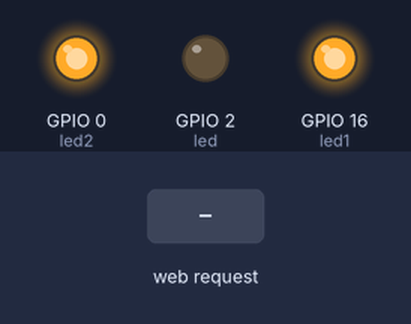
This sketch was run on a simulated ESP8266 (NodeMCU). Parts: output pins drawn as LEDs (lit = HIGH). The test bench sets the inputs (shaded band). WiFi joins after 1.5 s; servers stay silent unless stated; what the sketch prints to the serial monitor is not drawn.

Above: at 2.7 s.
2.8 s: HTTP request GET /led1on received
At 3.1 s:
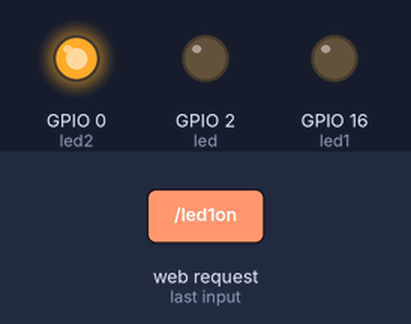
4.3 s: HTTP request GET /led2on received
At 5.4 s:
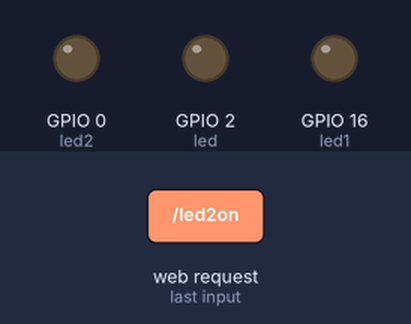
5.8 s: HTTP request GET /led1of received
At 6.6 s:
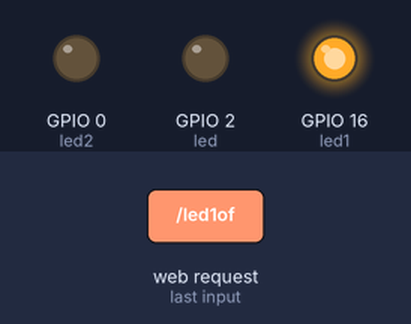
7.3 s: HTTP request GET /led2of received
At 7.7 s:
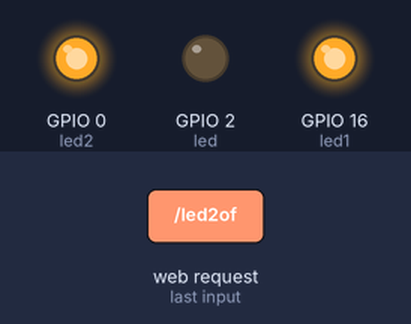
Timing chart, 0 to 9.8 s (numbered marks = the images above; inputs shaded):
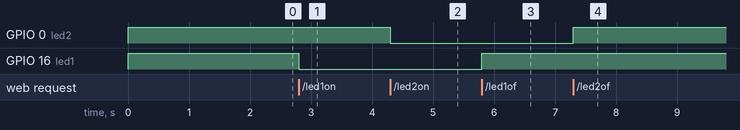

Measured:
- after the input at 2.8 s, GPIO 16 (led1): HIGH → LOW at once
- after the input at 4.3 s, GPIO 0 (led2): HIGH → LOW at once
- after the input at 5.8 s, GPIO 16 (led1): LOW → HIGH at once
- after the input at 7.3 s, GPIO 0 (led2): LOW → HIGH at once

The sketch:

SSIP-001.ino
```cpp
#include <ESP8266WiFi.h>
#include <WiFiClient.h>
#include <ESP8266WebServer.h>
#include <ESP8266mDNS.h>

#ifndef STASSID
#define STASSID "Jay-Suthar"
#define STAPSK  "jrs10499a"
#endif

const char* ssid = STASSID;
const char* password = STAPSK;
const int led1 = 16, led2 = 0;


//Static IP address configuration
//IPAddress staticIP(192, 168, 43, 51); //ESP static ip
//IPAddress gateway(192, 168, 43, 1);   //IP Address of your WiFi Router (Gateway)
//IPAddress subnet(255, 255, 255, 0);  //Subnet mask
//IPAddress dns(8, 8, 8, 8);  //DNS


ESP8266WebServer server(80);

const int led = 2;

void handleRoot() {
  digitalWrite(led, 1);
  server.send(200, "text/plain", "hello from esp8266!");
  digitalWrite(led, 0);
}

void handleNotFound() {
  digitalWrite(led, 1);
  String message = "File Not Found\n\n";
  message += "URI: ";
  message += server.uri();
  message += "\nMethod: ";
  message += (server.method() == HTTP_GET) ? "GET" : "POST";
  message += "\nArguments: ";
  message += server.args();
  message += "\n";
  for (uint8_t i = 0; i < server.args(); i++) {
    message += " " + server.argName(i) + ": " + server.arg(i) + "\n";
  }
  server.send(404, "text/plain", message);
  digitalWrite(led, 0);
}

void setup(void) {
  pinMode(led, OUTPUT);
  digitalWrite(led, 0);
  Serial.begin(115200);
//  WiFi.config(staticIP, subnet, gateway, dns);
  WiFi.mode(WIFI_STA);
  WiFi.begin(ssid, password);
  Serial.println("");

  //Jay
  pinMode(led1, OUTPUT);
  pinMode(led2, OUTPUT);
  digitalWrite(led1, HIGH);
  digitalWrite(led2, HIGH);

  //End

  // Wait for connection
  while (WiFi.status() != WL_CONNECTED) {
    delay(500);
    Serial.print(".");
  }
  Serial.println("");
  Serial.print("Connected to ");
  Serial.println(ssid);
  Serial.print("IP address: ");
  Serial.println(WiFi.localIP());

  if (MDNS.begin("esp8266")) {
    Serial.println("MDNS responder started");
  }

  server.on("/", handleRoot);

  server.on("/inline", []() {
    server.send(200, "text/plain", "this works as well");
  });

  server.on("/led1on", []() {
    digitalWrite(led1, LOW);
    server.send(200, "text/html", "<H1>It Works</H1>");
  });
  server.on("/led1of", []() {
    digitalWrite(led1, HIGH);
    server.send(200, "text/html", "<H1>It Works</H1>");
  });
//  server.on("/toggle1OF", []() {
//    digitalWrite(led1, HIGH);
//    server.send(200, "text/html", "<H1>It Works</H1>");
//  });

  server.on("/led2on", []() {
    digitalWrite(led2, LOW);
    server.send(200, "text/html", "<H1>It Works</H1>");
  });
 server.on("/led2of", []() {
    digitalWrite(led2, HIGH);
    server.send(200, "text/html", "<H1>It Works</H1>");
  });
// server.on("/toggle2OF", []() {
//    digitalWrite(led2, HIGH);
//    server.send(200, "text/html", "<H1>It Works</H1>");
//  });


  server.on("/STOP", []() {
    digitalWrite(led1, HIGH);
    digitalWrite(led2, HIGH);
    server.send(200, "text/html", "<H1>It Works</H1>");
  });

  server.onNotFound(handleNotFound);

  server.begin();
  Serial.println("HTTP server started");
}

void loop(void) {
  server.handleClient();
  MDNS.update();
}
```
